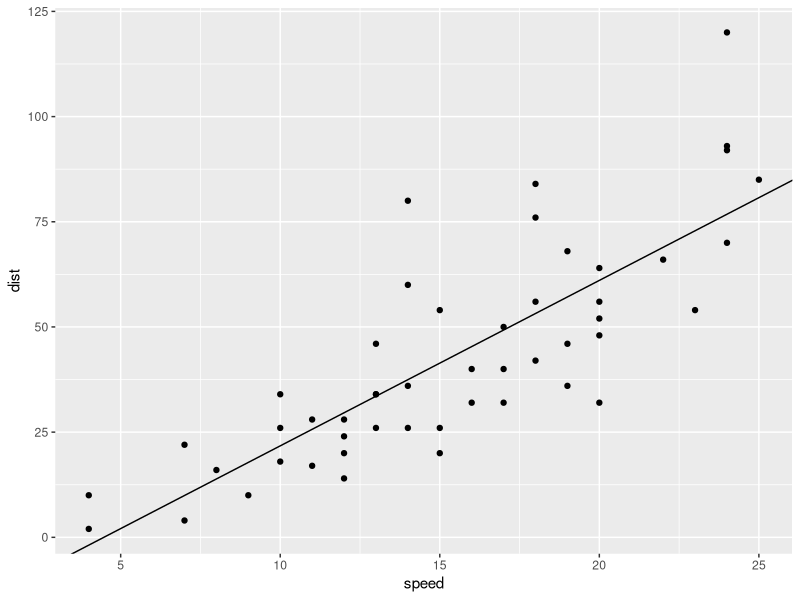

This figure's R source:
## ---- chunk 1
fit <- lm(dist ~ speed, data = cars) # linear regression 
## ---- chunk 2
library(knitr)
coefs <- matrix(coef(fit))
rownames(coefs) <- c("Intercept", "speed")
kable(coefs, label = "tab:coefs",
      digits = 2,
      row.names = TRUE, 
      col.names = "Estimate")
## ---- chunk 3
library(ggplot2)
ggplot(cars, aes(x = speed, y = dist)) + geom_point() +
  geom_abline(intercept = coef(fit)[1], slope = coef(fit)[2])
